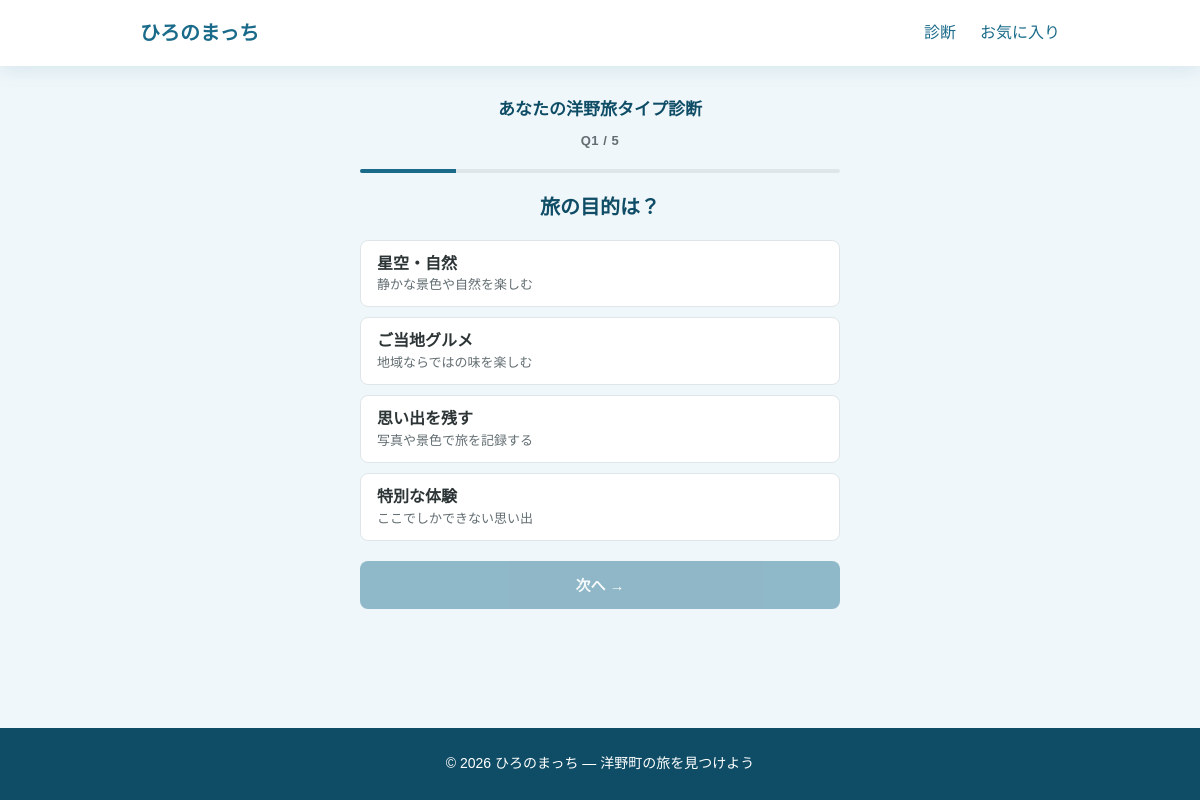
The page /diagnosis on the database its author committed.
### tables this page shows
CREATE TABLE questions (
    id INTEGER PRIMARY KEY AUTOINCREMENT,
    text TEXT NOT NULL,
    image_url TEXT NOT NULL
);

CREATE TABLE choices (
    id INTEGER PRIMARY KEY AUTOINCREMENT,
    question_id INTEGER NOT NULL,
    text TEXT NOT NULL,
    subtitle TEXT NOT NULL DEFAULT '',
    image_url TEXT NOT NULL,
    FOREIGN KEY (question_id) REFERENCES questions(id)
);

### app.py (the view)
@app.route("/diagnosis")
def diagnosis():
    questions = fetch_questions_with_choices()
    return render_template("diagnosis.html", questions=questions)

### app.py (called while the page is built)
def fetch_questions_with_choices():
    db = get_db()
    questions = db.execute("SELECT * FROM questions ORDER BY id").fetchall()
    result = []
    for q in questions:
        choices = db.execute(
            "SELECT * FROM choices WHERE question_id = ? ORDER BY id",
            (q["id"],),
        ).fetchall()
        result.append({"question": q, "choices": choices})
    db.close()
    return result

### database.py (called while the page is built)
def get_db():
    conn = sqlite3.connect(DB_PATH)
    conn.row_factory = sqlite3.Row
    return conn

### templates/diagnosis.html (shortened to what this page needs)
{% extends "base.html" %}
{% block content %}
<section class="diagnosis-mobile">
    <header class="diagnosis-header">
        <h1 class="diagnosis-title">あなたの洋野旅タイプ診断</h1>
        <p class="diagnosis-progress">Q<span id="current-num">1</span> / {{ questions|length }}</p>
    </header>
    <div class="progress-bar">
        <div class="progress-fill" id="progress-fill"></div>
    </div>
    <form id="diagnosis-form" method="POST" action="{{ url_for('result') }}">
        {% for item in questions %}
        {% set q_index = loop.index0 %}
        <div class="question-panel{% if loop.first %} active{% endif %}" data-index="{{ q_index }}">
            <h2 class="question-text">{{ item.question.text }}</h2>
            <div class="choice-list">
                {% for choice in item.choices %}
                <button type="button"
                        class="choice-btn"
                        data-choice-id="{{ choice.id }}"
                        data-question="{{ q_index }}"
                        aria-label="{{ choice.text }}">
                    <span class="choice-btn-text">{{ choice.text }}</span>
                    {% if choice.subtitle %}
                    <span class="choice-btn-sub">{{ choice.subtitle }}</span>
                    {% endif %}
                </button>
                {% endfor %}
            </div>
        </div>
        {% endfor %}
    </form>
    <div class="diagnosis-nav diagnosis-nav-first" id="diagnosis-nav">
        <button type="button" class="btn-diagnosis-nav btn-diagnosis-next" id="btn-next" disabled>
            次へ →
        </button>
    </div>
</section>
{% endblock %}

### static/css/style.css (style rules this page uses)
:root { --color-primary: #1a6b8a; --color-primary-dark: #0f4d66; --color-accent: #f4a261; --color-accent-light: #fff4eb; --color-bg: #f0f7fa; --color-white: #ffffff; --color-text: #2d3436; --color-text-light: #636e72; --color-border: #dfe6e9; --radius: 16px; --radius-sm: 12px; --shadow: 0 4px 20px rgba(26, 107, 138, 0.12); --shadow-card: 0 8px 24px rgba(26, 107, 138, 0.15); --font: "Hiragino Sans", "Hiragino Kaku Gothic ProN", Meiryo, sans-serif; --mobile-max: 480px; --header-height: 57px; }
*, *::before, *::after { box-sizing: border-box; margin: 0; padding: 0; }
body { font-family: var(--font); color: var(--color-text); background: var(--color-bg); line-height: 1.7; min-height: 100vh; display: flex; flex-direction: column; }
.diagnosis-mobile { max-width: var(--mobile-max); margin: 0 auto; padding: 0.875rem 1.25rem 1.5rem; }
.diagnosis-header { text-align: center; margin-bottom: 1rem; }
.diagnosis-title { font-size: 1.0625rem; font-weight: 700; color: var(--color-primary-dark); margin-bottom: 0.35rem; }
.diagnosis-progress { font-size: 0.8125rem; font-weight: 600; color: var(--color-text-light); letter-spacing: 0.04em; }
.progress-bar { height: 4px; background: var(--color-border); border-radius: 2px; overflow: hidden; margin-bottom: 1.25rem; }
.progress-fill { height: 100%; background: var(--color-primary); width: 20%; transition: width 0.35s ease; }
.question-panel { display: none; animation: fadeIn 0.3s ease; }
.question-panel.active { display: block; }
.question-text { text-align: center; font-size: 1.25rem; font-weight: 700; margin-bottom: 1.125rem; color: var(--color-primary-dark); line-height: 1.45; }
.choice-list { display: flex; flex-direction: column; gap: 0.625rem; }
.choice-btn { display: block; width: 100%; min-height: 48px; padding: 0.75rem 1rem; background: var(--color-white); border: 1px solid var(--color-border); border-radius: 8px; text-align: left; font-family: var(--font); cursor: pointer; transition: border-color 0.15s, background 0.15s; }
.choice-btn-text { display: block; font-size: 1rem; font-weight: 600; color: var(--color-text); line-height: 1.35; }
.choice-btn-sub { display: block; font-size: 0.8125rem; font-weight: 400; color: var(--color-text-light); line-height: 1.4; margin-top: 0.125rem; }
.diagnosis-nav { display: flex; justify-content: space-between; align-items: stretch; gap: 0.75rem; margin-top: 1.25rem; }
.diagnosis-nav-first { justify-content: flex-end; }
.btn-diagnosis-nav { min-height: 48px; padding: 0.75rem 1rem; font-size: 0.9375rem; font-weight: 600; border-radius: 8px; font-family: var(--font); cursor: pointer; flex: 1; transition: opacity 0.15s, background 0.15s; }
.btn-diagnosis-next { background: var(--color-primary); color: var(--color-white); border: none; }
.btn-diagnosis-next:disabled { opacity: 0.45; cursor: not-allowed; }
.diagnosis-nav-first .btn-diagnosis-next { flex: 1; max-width: 100%; }
@media (min-width: 769px) { .diagnosis-mobile, .result-mobile { max-width: 520px; } }

### rows shown on the page
questions: question.text "旅の目的は？"
choices: text "星空・自然", subtitle "静かな景色や自然を楽しむ"
choices: text "ご当地グルメ", subtitle "地域ならではの味を楽しむ"
choices: text "思い出を残す", subtitle "写真や景色で旅を記録する"
choices: text "特別な体験", subtitle "ここでしかできない思い出"

### other values the page prints
{{ questions|length }} "5"
